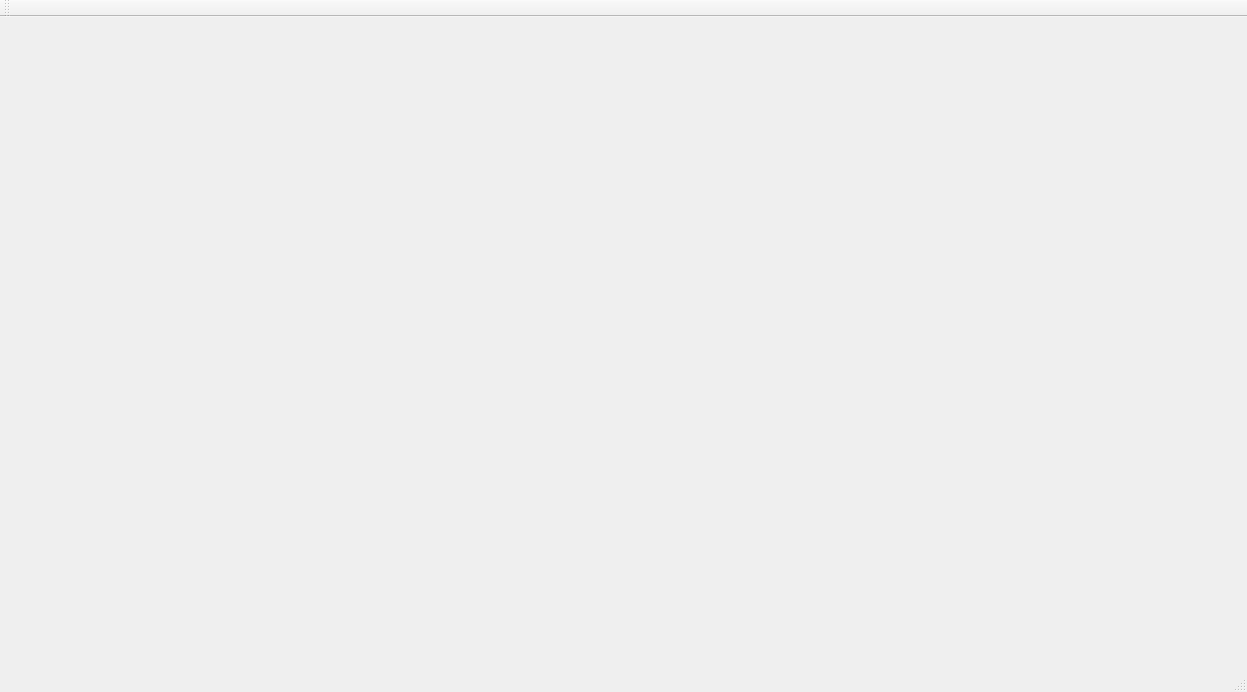
<?xml version="1.0" encoding="UTF-8"?>
<ui version="4.0">
 <class>MainWindow</class>
 <widget class="QMainWindow" name="MainWindow">
  <property name="geometry">
   <rect>
    <x>0</x>
    <y>0</y>
    <width>1247</width>
    <height>692</height>
   </rect>
  </property>
  <property name="windowTitle">
   <string>MainWindow</string>
  </property>
  <widget class="QWidget" name="centralWidget">
   <widget class="QWidget" name="outputFrame" native="true">
    <property name="geometry">
     <rect>
      <x>180</x>
      <y>50</y>
      <width>821</width>
      <height>531</height>
     </rect>
    </property>
   </widget>
  </widget>
  <widget class="QMenuBar" name="menuBar">
   <property name="geometry">
    <rect>
     <x>0</x>
     <y>0</y>
     <width>1247</width>
     <height>19</height>
    </rect>
   </property>
  </widget>
  <widget class="QToolBar" name="mainToolBar">
   <attribute name="toolBarArea">
    <enum>TopToolBarArea</enum>
   </attribute>
   <attribute name="toolBarBreak">
    <bool>false</bool>
   </attribute>
  </widget>
  <widget class="QStatusBar" name="statusBar"/>
 </widget>
 <layoutdefault spacing="6" margin="11"/>
 <resources/>
 <connections/>
</ui>
